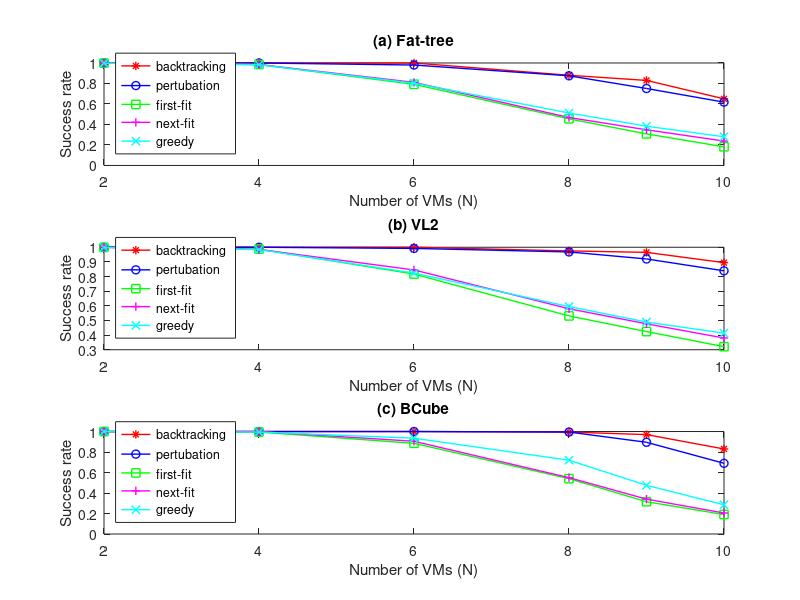
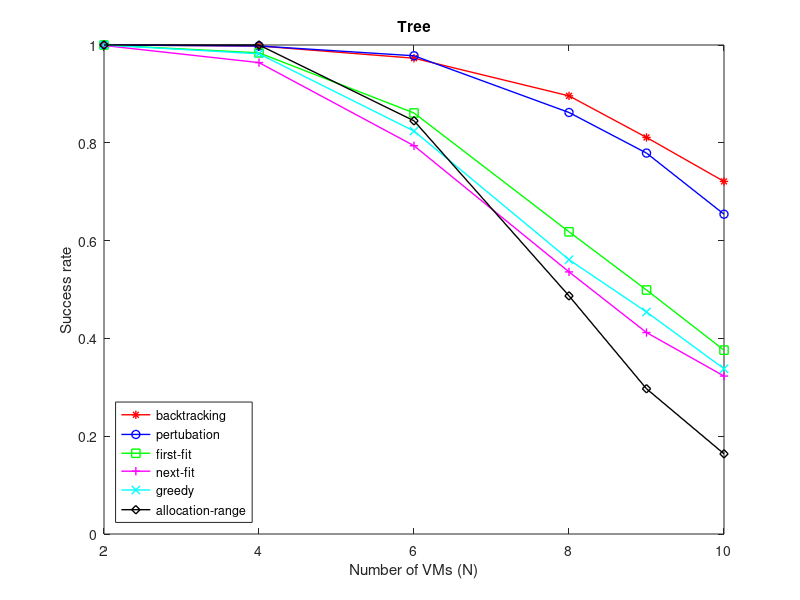

The MATLAB source for these figures, in order:
clear all;
close all;
%Fat-tree
N=[2,4,6,8,9,10];
suc_bktrack=[1 1 1 0.88 0.83 0.65 ];   %success_rate backtracking
suc_pert=[ 1 1 0.98 0.875 0.751 0.618];   %success_rate pertuabtion 
suc_first=[ 0.999 0.985 0.792 0.455 0.308 0.182 ];   %success_rate fisrt fit
suc_next=[  0.999 0.985 0.811 0.468 0.348 0.238  ];   %success_rate fisrt fit
suc_best=[ 0.998 0.983 0.803 0.512 0.383 0.28 ];   %success_rate fisrt fit 
subplot(3,1,1);

h1=plot(N,suc_bktrack,N,suc_pert,N,suc_first,N,suc_next,N,suc_best);
title('(a) Fat-tree');

xlabel('Number of VMs (N)');
ylabel('Success rate');
legend(h1,'backtracking','pertubation','first-fit','next-fit','greedy','Location','SouthWest');
set(gca,'XLim',[2,10]);
set(h1,{'Color'},{'r';'b';'g';'m';'c'});
set(h1,{'Marker'},{'*';'O';'s';'+';'x'});
set(h1,'LineWidth',1);
%set(h1,'LineWidth',1.5,{'LineStyle'},{'-';'-';'-';}) 
%VL2
N=[2,4,6,8,9,10];


suc_bktrack=[1 1 1 0.975 0.965 0.895 ];   %success_rate backtracking
suc_pert=[1 1 0.992 0.968 0.92 0.839 ];   %success_rate pertuabtion
suc_first=[0.999 0.987 0.817 0.531 0.424 0.321 ];   %success_rate fisrt fit
suc_next=[0.999 0.985 0.845 0.58 0.477 0.38 ];   %success_rate fisrt fit
suc_best=[0.998 0.984 0.824 0.595 0.489 0.413 ];   %success_rate fisrt fit 
subplot(3,1,2);
h1=plot(N,suc_bktrack,N,suc_pert,N,suc_first,N,suc_next,N,suc_best);
title('(b) VL2');
xlabel('Number of VMs (N)');
ylabel('Success rate');
legend(h1,'backtracking','pertubation','first-fit','next-fit','greedy','Location','SouthWest');
set(gca,'XLim',[2,10]);
set(h1,{'Color'},{'r';'b';'g';'m';'c'});
set(h1,{'Marker'},{'*';'O';'s';'+';'x'});
set(h1,'LineWidth',1);
%set(h1,'LineWidth',1.5,{'LineStyle'},{'-';'-';'-';}) 

%Bcube
N=[2,4,6,8,9,10];
suc_bktrack=[  1 1 1 0.995 0.97 0.83  ];   %success_rate backtracking
suc_pert=[1 1 1 0.995 0.895 0.69 ];   %success_rate pertuabtion
suc_first=[ 1 0.995 0.885 0.54 0.315 0.19 ];   %success_rate fisrt fit
suc_next=[1 1 0.905 0.55 0.34 0.205 ];   %success_rate fisrt fit
suc_best=[ 1 0.995 0.935 0.72 0.475 0.285 ];   %success_rate fisrt fit 
subplot(3,1,3);

h1=plot(N,suc_bktrack,N,suc_pert,N,suc_first,N,suc_next,N,suc_best);
title('(c) BCube');

xlabel('Number of VMs (N)');
ylabel('Success rate');
legend(h1,'backtracking','pertubation','first-fit','next-fit','greedy','Location','SouthWest');
set(gca,'XLim',[2,10]);
set(h1,{'Color'},{'r';'b';'g';'m';'c'});
set(h1,{'Marker'},{'*';'O';'s';'+';'x'});
set(h1,'LineWidth',1);
%set(h1,'LineWidth',1.5,{'LineStyle'},{'-';'-';'-';}) 

%Tree
N=[2,4,6,8,9,10];
suc_bktrack=[ 1 0.998 0.973 0.896 0.811 0.721 ];   %success_rate backtracking
suc_pert=[ 1 0.998 0.978 0.862 0.779 0.654 ];   %success_rate pertuabtion
suc_first=[ 1 0.984 0.861 0.618 0.499 0.376 ];   %success_rate fisrt fit
suc_next=[ 0.999 0.964 0.794 0.536 0.412 0.323  ];   %success_rate fisrt fit
suc_best=[ 1 0.982 0.824 0.561 0.454 0.338  ];   %success_rate fisrt fit 
suc_ar=[  1 1 0.845 0.487 0.297 0.164  ];   %success_rate allocation range

figure;
h1=plot(N,suc_bktrack,N,suc_pert,N,suc_first,N,suc_next,N,suc_best,N,suc_ar);
title('Tree');

xlabel('Number of VMs (N)');
ylabel('Success rate');
legend(h1,'backtracking','pertubation','first-fit','next-fit','greedy','allocation-range','Location','SouthWest');
set(gca,'XLim',[2,10]);
set(h1,{'Color'},{'r';'b';'g';'m';'c';'k'});
set(h1,{'Marker'},{'*';'O';'s';'+';'x';'d'});
set(h1,'LineWidth',1);
%set(h1,'LineWidth',1.5,{'LineStyle'},{'-';'-';'-';}) 


